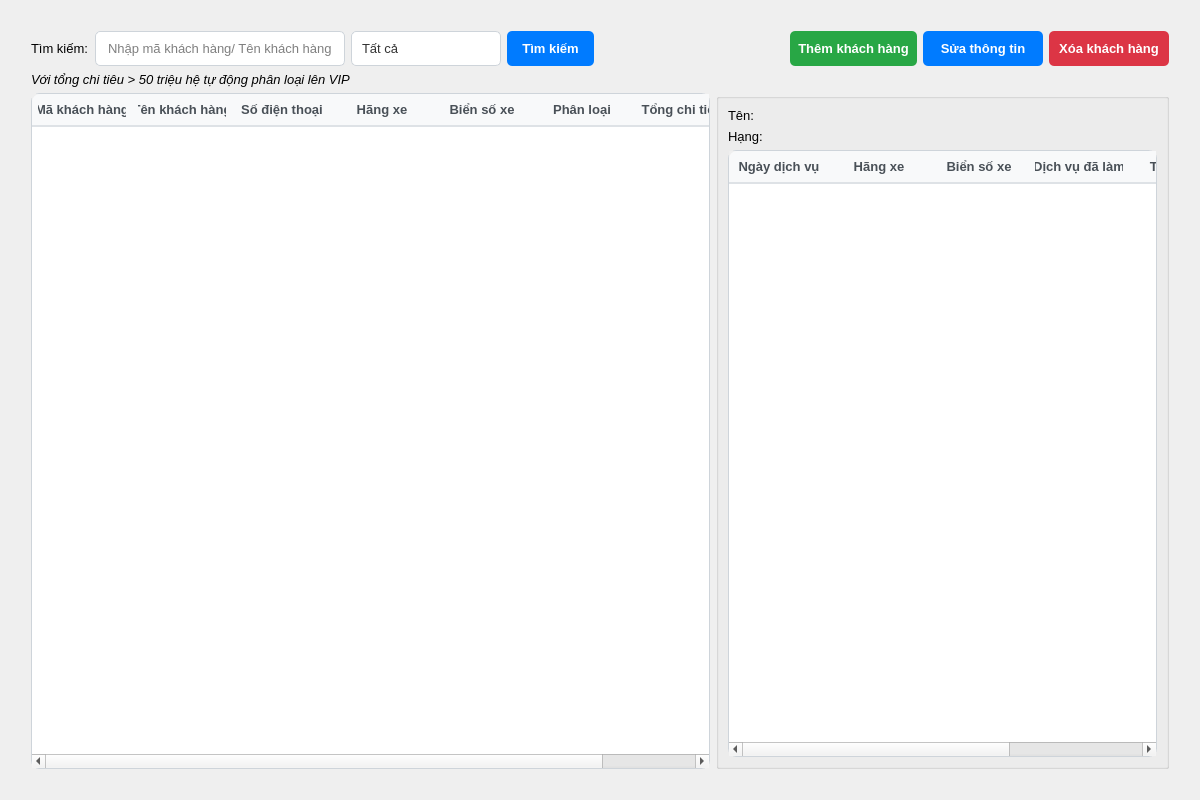
<?xml version="1.0" encoding="UTF-8"?>
<ui version="4.0">
 <class>Form</class>
 <widget class="QWidget" name="Form">
  <property name="geometry">
   <rect>
    <x>0</x>
    <y>0</y>
    <width>1200</width>
    <height>800</height>
   </rect>
  </property>
  <property name="font">
   <font>
    <family>Segoe UI</family>
    <pointsize>10</pointsize>
   </font>
  </property>
  <property name="windowTitle">
   <string>Quản lý khách hàng</string>
  </property>
  <layout class="QGridLayout" name="gridLayout">
   <item row="0" column="0">
    <layout class="QVBoxLayout" name="verticalLayout">
     <property name="leftMargin">
      <number>20</number>
     </property>
     <property name="topMargin">
      <number>20</number>
     </property>
     <property name="rightMargin">
      <number>20</number>
     </property>
     <property name="bottomMargin">
      <number>20</number>
     </property>
     <item>
      <layout class="QHBoxLayout" name="horizontalLayout">
       <item>
        <widget class="QLabel" name="label">
         <property name="text">
          <string>Tìm kiếm:</string>
         </property>
        </widget>
       </item>
       <item>
        <widget class="QLineEdit" name="txt_search">
         <property name="minimumSize">
          <size>
           <width>250</width>
           <height>35</height>
          </size>
         </property>
         <property name="font">
          <font>
           <family>Segoe UI</family>
           <pointsize>10</pointsize>
          </font>
         </property>
         <property name="styleSheet">
          <string notr="true">QLineEdit {
    border: 1px solid #ced4da; /* Viền xám nhạt */
    border-radius: 5px;        /* Bo tròn 5px */
    padding: 5px 10px;         /* Khoảng cách chữ bên trong */
    background-color: white;   /* Nền trắng */
}
</string>
         </property>
         <property name="placeholderText">
          <string>Nhập mã khách hàng/ Tên khách hàng</string>
         </property>
        </widget>
       </item>
       <item>
        <widget class="QComboBox" name="comboBox">
         <property name="minimumSize">
          <size>
           <width>150</width>
           <height>35</height>
          </size>
         </property>
         <property name="styleSheet">
          <string notr="true">QComboBox {
    border: 1px solid #ced4da; /* Viền xám nhạt */
    border-radius: 5px;        /* Bo tròn 5px */
    padding: 5px 10px;         /* Khoảng cách chữ bên trong */
    background-color: white;   /* Nền trắng */
    color: #333333;            /* Chữ màu xám đen */
}

/* Tùy chỉnh cái nút mũi tên xổ xuống */
QComboBox::drop-down {
    border: none;
    width: 30px; /* Mở rộng chiều ngang một chút cho dễ bấm */
}

/* Chèn icon mũi tên màu đen */
/* Chèn icon mũi tên màu đen */
QComboBox::down-arrow {
    image: url(&quot;C:/Users/LENOVO/OneDrive/Documents/xaydungphanmemquanlydichvuchamsocxeoto/assets/icons/muiten.png&quot;); 
    width: 12px;  
    height: 12px;
}

/* Hiệu ứng khi mũi tên xổ xuống (tùy chọn) */
QComboBox::down-arrow:on {
    top: 1px; /* Đẩy mũi tên xuống 1px khi click tạo cảm giác chân thực */
}</string>
         </property>
         <item>
          <property name="text">
           <string>Tất cả</string>
          </property>
         </item>
         <item>
          <property name="text">
           <string>Khách mới</string>
          </property>
         </item>
         <item>
          <property name="text">
           <string>Khách quay lại</string>
          </property>
         </item>
         <item>
          <property name="text">
           <string>Khách VIP</string>
          </property>
         </item>
        </widget>
       </item>
       <item>
        <widget class="QPushButton" name="btn_timkiem">
         <property name="minimumSize">
          <size>
           <width>0</width>
           <height>35</height>
          </size>
         </property>
         <property name="styleSheet">
          <string notr="true">/* Tùy chỉnh trạng thái bình thường của nút */
QPushButton {
    background-color: #007bff; /* Màu xanh dương chủ đạo */
    color: white;               /* Chữ trắng */
    border: none;               /* Không viền */
    border-radius: 5px;         /* Bo tròn góc 5px cho giống ô nhập liệu */
    padding: 5px 15px;          /* Khoảng cách chữ bên trong */
    font-weight: bold;          /* Chữ đậm cho dễ nhìn */
}

/* Hiệu ứng khi di chuột qua (Hover) */
QPushButton:hover {
    background-color: #0069d9; /* Màu xanh đậm hơn một chút */
}

/* Hiệu ứng khi nhấn giữ chuột (Pressed) */
QPushButton:pressed {
    background-color: #0056b3; /* Màu xanh đậm nhất */
    padding-left: 17px;        /* Nhích nhẹ chữ sang phải tạo cảm giác nút bị lún xuống */
    padding-top: 7px;
}</string>
         </property>
         <property name="text">
          <string>Tìm kiếm</string>
         </property>
        </widget>
       </item>
       <item>
        <spacer name="horizontalSpacer">
         <property name="orientation">
          <enum>Qt::Horizontal</enum>
         </property>
         <property name="sizeHint" stdset="0">
          <size>
           <width>40</width>
           <height>20</height>
          </size>
         </property>
        </spacer>
       </item>
       <item>
        <widget class="QPushButton" name="btn_themKH">
         <property name="minimumSize">
          <size>
           <width>120</width>
           <height>35</height>
          </size>
         </property>
         <property name="styleSheet">
          <string notr="true">QPushButton {
    background-color: #28a745; /* Nền xanh lá */
    color: white;              /* Chữ màu trắng */
    border-radius: 5px;        /* Bo tròn góc 5px */
    padding: 8px;              /* Khoảng cách từ chữ đến viền */
    font-weight: bold;         /* In đậm chữ */
}
QPushButton:hover {
    background-color: #218838; /* Màu xanh đậm hơn một chút khi đưa chuột qua */
}</string>
         </property>
         <property name="text">
          <string>Thêm khách hàng</string>
         </property>
         <property name="icon">
          <iconset resource="../../assets/resources.qrc">
           <normaloff>:/icons/icons/themKH.png</normaloff>:/icons/icons/themKH.png</iconset>
         </property>
         <property name="iconSize">
          <size>
           <width>23</width>
           <height>23</height>
          </size>
         </property>
        </widget>
       </item>
       <item>
        <widget class="QPushButton" name="btn_suaKH">
         <property name="minimumSize">
          <size>
           <width>120</width>
           <height>35</height>
          </size>
         </property>
         <property name="styleSheet">
          <string notr="true">QPushButton {
    background-color: #007bff; /* Nền xanh dương */
    color: white;
    border-radius: 5px;
    padding: 8px;
    font-weight: bold;
}
QPushButton:hover {
    background-color: #0069d9; 
}</string>
         </property>
         <property name="text">
          <string>Sửa thông tin</string>
         </property>
         <property name="icon">
          <iconset resource="../../assets/resources.qrc">
           <normaloff>:/icons/icons/suaKH.png</normaloff>:/icons/icons/suaKH.png</iconset>
         </property>
         <property name="iconSize">
          <size>
           <width>23</width>
           <height>23</height>
          </size>
         </property>
        </widget>
       </item>
       <item>
        <widget class="QPushButton" name="btn_xoaKH">
         <property name="minimumSize">
          <size>
           <width>120</width>
           <height>35</height>
          </size>
         </property>
         <property name="styleSheet">
          <string notr="true">QPushButton {
    background-color: #dc3545; /* Nền đỏ */
    color: white; 
    border-radius: 5px;
    padding: 8px;
    font-weight: bold;
}
QPushButton:hover {
    background-color: #c82333; /* Đỏ đậm hơn khi đưa chuột qua */
}</string>
         </property>
         <property name="text">
          <string>Xóa khách hàng</string>
         </property>
         <property name="icon">
          <iconset resource="../../assets/resources.qrc">
           <normaloff>:/icons/icons/xoaKH.png</normaloff>:/icons/icons/xoaKH.png</iconset>
         </property>
         <property name="iconSize">
          <size>
           <width>23</width>
           <height>23</height>
          </size>
         </property>
        </widget>
       </item>
      </layout>
     </item>
     <item>
      <widget class="QLabel" name="label_4">
       <property name="font">
        <font>
         <italic>true</italic>
        </font>
       </property>
       <property name="text">
        <string>Với tổng chi tiêu &gt; 50 triệu hệ tự động phân loại lên VIP </string>
       </property>
      </widget>
     </item>
     <item>
      <layout class="QHBoxLayout" name="horizontalLayout_2" stretch="6,4">
       <item>
        <widget class="QTableWidget" name="tbl_customers">
         <property name="styleSheet">
          <string notr="true">/* Khung của toàn bộ bảng */
QTableWidget {
    border: 1px solid #ced4da; 
    border-radius: 8px;        /* Bo tròn góc bảng 8px */
    background-color: white;
    gridline-color: #e9ecef;   /* Màu của các đường kẻ ô lưới */
    selection-background-color: #cce5ff; /* Màu nền ô khi bạn click chọn */
    selection-color: black;    /* Màu chữ khi bạn click chọn */
}

/* Tùy chỉnh Thanh tiêu đề (Tên các cột: Mã KH, Tên, SĐT...) */
QHeaderView::section {
    background-color: #f8f9fa; /* Nền xám nhạt cho thanh tiêu đề */
    border: none;
    border-bottom: 2px solid #dee2e6; /* Đường kẻ dưới của tiêu đề */
    padding: 6px;
    font-weight: bold;
    color: #495057;
}

/* Bo tròn góc trên cùng bên trái và bên phải của Thanh tiêu đề cho khớp với khung bảng */
QHeaderView::section:first {
    border-top-left-radius: 8px;
}
QHeaderView::section:last {
    border-top-right-radius: 8px;
}</string>
         </property>
         <attribute name="horizontalHeaderStretchLastSection">
          <bool>true</bool>
         </attribute>
         <column>
          <property name="text">
           <string>Mã khách hàng</string>
          </property>
         </column>
         <column>
          <property name="text">
           <string>Tên khách hàng</string>
          </property>
         </column>
         <column>
          <property name="text">
           <string>Số điện thoại</string>
          </property>
         </column>
         <column>
          <property name="text">
           <string>Hãng xe</string>
          </property>
         </column>
         <column>
          <property name="text">
           <string>Biển số xe</string>
          </property>
         </column>
         <column>
          <property name="text">
           <string>Phân loại</string>
          </property>
         </column>
         <column>
          <property name="text">
           <string>Tổng chi tiêu</string>
          </property>
         </column>
        </widget>
       </item>
       <item>
        <widget class="QGroupBox" name="grp_history">
         <property name="title">
          <string/>
         </property>
         <layout class="QVBoxLayout" name="verticalLayout_2">
          <item>
           <widget class="QLabel" name="label_2">
            <property name="text">
             <string>Tên:</string>
            </property>
           </widget>
          </item>
          <item>
           <widget class="QLabel" name="label_3">
            <property name="text">
             <string>Hạng: </string>
            </property>
           </widget>
          </item>
          <item>
           <widget class="QTableWidget" name="tbl_history">
            <property name="styleSheet">
             <string notr="true">/* Khung của toàn bộ bảng */
QTableWidget {
    border: 1px solid #ced4da; 
    border-radius: 8px;        /* Bo tròn góc bảng 8px */
    background-color: white;
    gridline-color: #e9ecef;   /* Màu của các đường kẻ ô lưới */
    selection-background-color: #cce5ff; /* Màu nền ô khi bạn click chọn */
    selection-color: black;    /* Màu chữ khi bạn click chọn */
}

/* Tùy chỉnh Thanh tiêu đề (Tên các cột: Mã KH, Tên, SĐT...) */
QHeaderView::section {
    background-color: #f8f9fa; /* Nền xám nhạt cho thanh tiêu đề */
    border: none;
    border-bottom: 2px solid #dee2e6; /* Đường kẻ dưới của tiêu đề */
    padding: 6px;
    font-weight: bold;
    color: #495057;
}

/* Bo tròn góc trên cùng bên trái và bên phải của Thanh tiêu đề cho khớp với khung bảng */
QHeaderView::section:first {
    border-top-left-radius: 8px;
}
QHeaderView::section:last {
    border-top-right-radius: 8px;
}</string>
            </property>
            <attribute name="horizontalHeaderStretchLastSection">
             <bool>true</bool>
            </attribute>
            <column>
             <property name="text">
              <string>Ngày dịch vụ</string>
             </property>
            </column>
            <column>
             <property name="text">
              <string>Hãng xe</string>
             </property>
            </column>
            <column>
             <property name="text">
              <string>Biển số xe</string>
             </property>
            </column>
            <column>
             <property name="text">
              <string>Dịch vụ đã làm</string>
             </property>
            </column>
            <column>
             <property name="text">
              <string>Tổng tiền</string>
             </property>
            </column>
            <column>
             <property name="text">
              <string>Kỹ thuật viên</string>
             </property>
            </column>
           </widget>
          </item>
         </layout>
        </widget>
       </item>
      </layout>
     </item>
    </layout>
   </item>
  </layout>
 </widget>
 <resources>
  <include location="../../assets/resources.qrc"/>
 </resources>
 <connections/>
</ui>
